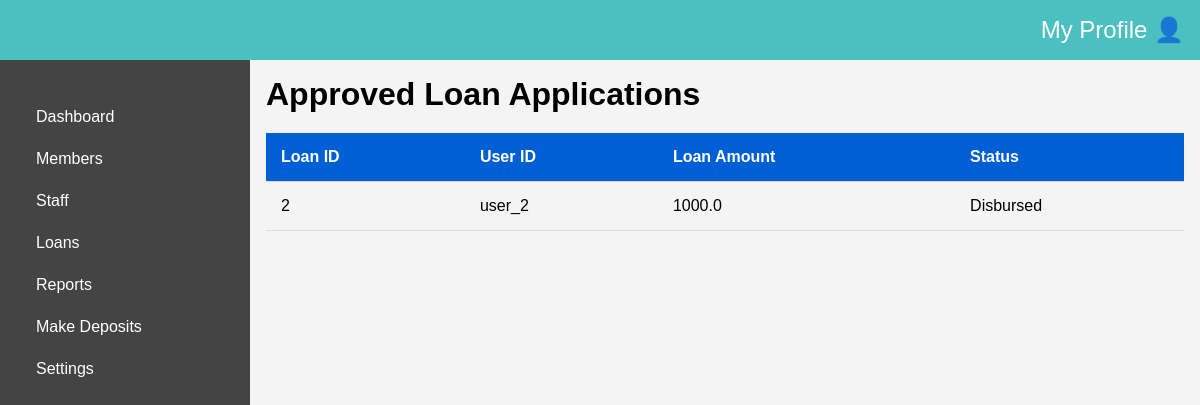
/admin/disbursed_loans (signed in), run on an earlier commit of the app's database.
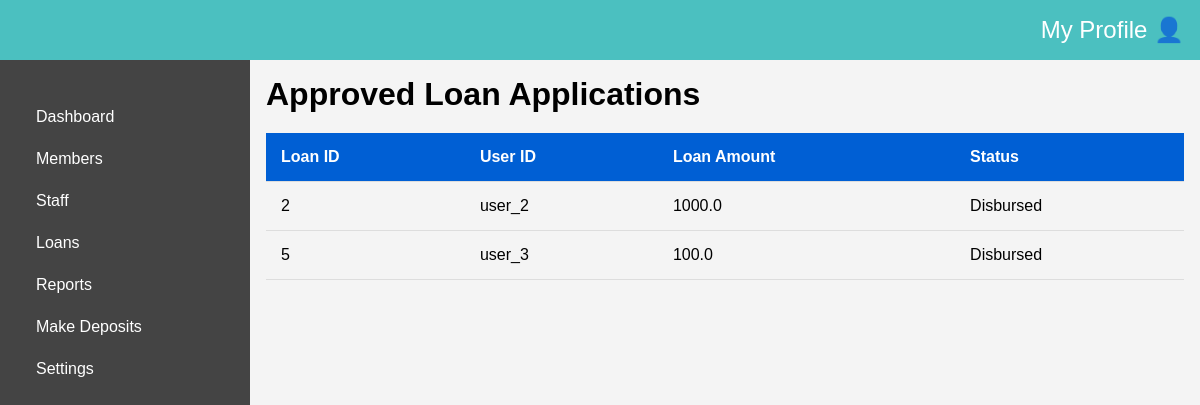
And on a later commit of the database.
### main_app/models.py (models this page shows)
class Loan(db.Model):
    id = db.Column(db.Integer, primary_key=True)
    user_id = db.Column(db.String(10), db.ForeignKey('user.user_id'), nullable=False)
    loan_amount = db.Column(db.Float, nullable=False)
    status = db.Column(db.String(20), nullable=False, default='Pending')
    rejection_reason = db.Column(db.String(120), nullable=True)
    loan_term = db.Column(db.Integer, nullable=False)
    purpose = db.Column(db.String(120), nullable=False)
    loan_user = db.relationship('User', back_populates='personal_loan', lazy=True)
    transactions = db.relationship('Transaction', back_populates='loan', lazy=True)
    disbursement = db.relationship('Disbursement', back_populates='loan', lazy=True)
    repayment = db.relationship('Repayment', back_populates='loan', lazy=True)

### main_app/routes.py (the view)
@app.route('/admin/disbursed_loans')
@role_required('admin')
@login_required
def view_disbursed_loans():
    loans = Loan.query.filter_by(status='Disbursed').all()
    return render_template('admin/disbursed_loans.html', loans=loans)

### main_app/models.py (called while the page is built)
@login_manager.user_loader
def load_user(user_id):
    user_id = str(user_id)
    if user_id.startswith('user_'):
        return User.query.get(user_id)
    elif user_id.startswith('admin_'):
        return Admin.query.get(user_id)
    return None  # Return None if no user/admin is found

### main_app/routes.py (called while the page is built)
def role_required(role):
    def wrapper(fn):
        @wraps(fn)
        def decorated_view(*args, **kwargs):
            if not current_user.is_authenticated:
                return redirect(url_for('login'))
            try:
                if current_user.role != role:
                    flash("You do not have permission to access this page.")
                    abort(404, description="You do not have permission to access this page.")
                    return redirect(url_for('home'))
            except AttributeError:
                abort(404, description="You do not have permission to access this page. Access denied. Please contact Admin")
            return fn(*args, **kwargs)
        return decorated_view
    return wrapper

### main_app/templates/admin/disbursed_loans.html (shortened to what this page needs)
{% extends "admin/layout.html" %}
{% block head %}
<link rel="stylesheet" href="{{ url_for('static', filename='/css/members.css') }}">
<link rel="stylesheet" href="{{ url_for('static', filename='/css/Adminstyles.css') }}">
{% endblock %}
{% block main_cont %}
<h1>Approved Loan Applications</h1>
<table class="members-table" id="membersTable">
    <thead>
        <tr>
            <th>Loan ID</th>
            <th>User ID</th>
            <th>Loan Amount</th>
            <th>Status</th>
        </tr>
    </thead>
    {% for loan in loans %}
    <tbody id="membersBody">
        <tr>
            <td>{{ loan.id }}</td>
            <td>{{ loan.user_id }}</td>
            <td>{{ loan.loan_amount }}</td>
            <td>{{ loan.status }}</td>
        </tr>
    </tbody>
    {% endfor %}
</table>
{% endblock %}

What changed in the data, as far as the page shows it:
added Loan: id "5", user_id "user_3", loan_amount "100.0", status "Disbursed"
